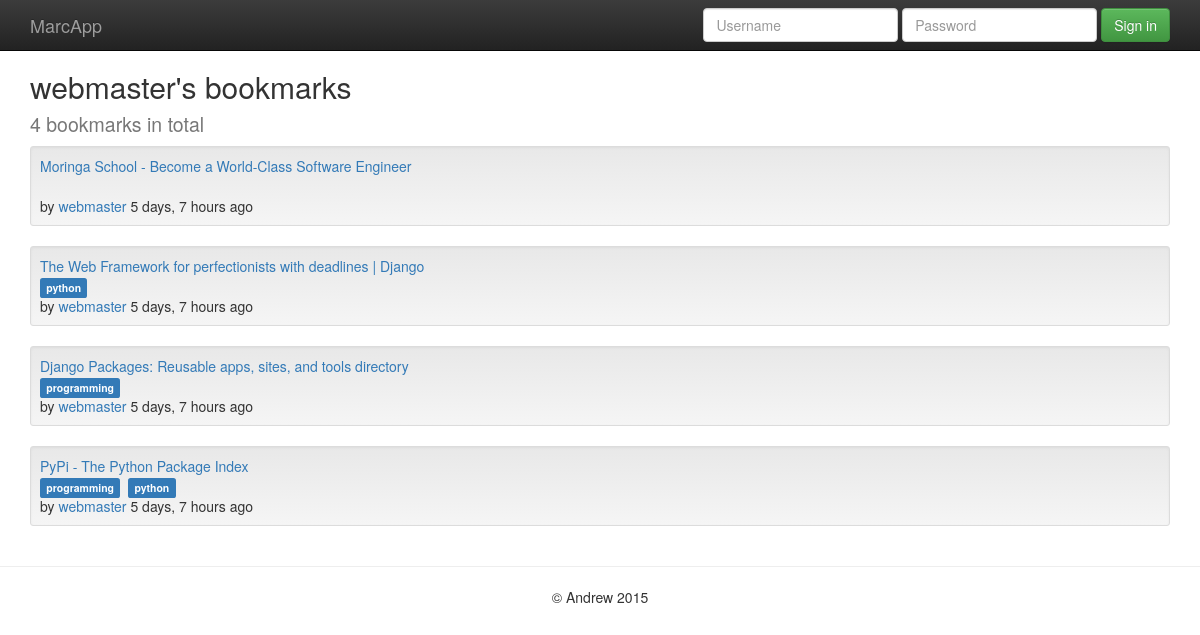
The app's page /user/webmaster/ with its own data.
### marcapp/models.py (models this page shows, shortened)
@python_2_unicode_compatible
class Bookmark(models.Model):
    url = models.URLField()
    title = models.CharField('title', max_length=255)
    description = models.TextField('description', blank=True)
    is_public = models.BooleanField('public', default=True)
    date_created = models.DateTimeField('date created')
    date_updated = models.DateTimeField('date updated')
    owner = models.ForeignKey(User, verbose_name='owner',
            related_name='bookmarks')
    tags = models.ManyToManyField(Tag, blank=True)
    objects = models.Manager()
    public = PublicBookmarkManager()
    class Meta:
        verbose_name = 'bookmark'
        verbose_name_plural = 'bookmarks'
        ordering = ['-date_created']

@python_2_unicode_compatible
class Tag(models.Model):
    name = models.CharField(max_length=50, unique=True)
    class Meta:
        verbose_name = 'tag'
        verbose_name_plural = 'tags'
        ordering = ['name']
    def __str__(self):
        return self.name

### marcapp/views.py (the view)
def bookmark_user(request, username):
    user = get_object_or_404(User, username=username)
    if request.user == user:
        bookmarks = user.bookmarks.all()
    else:
        bookmarks = Bookmark.public.filter(owner__username=username)
    context = { 'bookmarks': bookmarks, 'owner': user }
    return render(request, 'marcapp/bookmark_user.html', context)

### marcapp/models.py (called while the page is built)
    def get_queryset(self):
        qs = super(PublicBookmarkManager, self).get_queryset()
        return qs.filter(is_public=True)

### marcapp/templates/marcapp/bookmark_user.html (shortened to what this page needs)
{% extends "marcapp/bookmark_list.html" %}
{% block heading %}
    <h2>{{ owner.username }}'s bookmarks<br>
        <small>{{ bookmarks.count }} bookmarks in total</small>
    </h2>
{% endblock %}

### marcapp/templates/marcapp/bookmark_list.html (shortened to what this page needs)
{% extends "base.html" %}
{% block content %}
    <ul class="list-unstyled">
    {% for bookmark in bookmarks %}
        <li class="well well-sm">{% include "marcapp/bookmark.html" %}</li>
    {% empty %}
        <li>No bookmarks.</li>
    {% endfor %}
    </ul>
{% endblock %}

### marcapp/templates/marcapp/bookmark.html (shortened to what this page needs)
<a class="" href="{{ bookmark.url }}" >{{ bookmark.title }}</a>
{% if not bookmark.is_public %}
    <br><span class="label label-warning">private</span>
{% else %}
    <br>
{% endif %}
{% if bookmark.tags.count %}
    {% for tag in bookmark.tags.all %}
        <span class="label label-primary">{{ tag | lower }}</span>&nbsp;
    {% endfor %}
{% endif %}
<br>by <a href="{% url "marcapp_bookmark_user" bookmark.owner.username %}">
       {{ bookmark.owner.username }}</a>
{{ bookmark.date_created | timesince }} ago

### templates/base.html (style rules this page uses)
body { padding-top: 50px; padding-bottom: 20px; }

### records on screen
Bookmark: title "Moringa School - Become a World-Class Software Engineer", owner.username "webmaster", date_created "5 days, 7 hours"
Bookmark: title "The Web Framework for perfectionists with deadlines | Django", owner.username "webmaster", date_created "5 days, 7 hours"
Tag: name "python"
Bookmark: title "Django Packages: Reusable apps, sites, and tools directory", owner.username "webmaster", date_created "5 days, 7 hours"
Tag: name "programming"
Bookmark: title "PyPi - The Python Package Index", owner.username "webmaster", date_created "5 days, 7 hours"

### other values on screen
{{ owner.username }} "webmaster"
{{ bookmarks.count }} "4"
